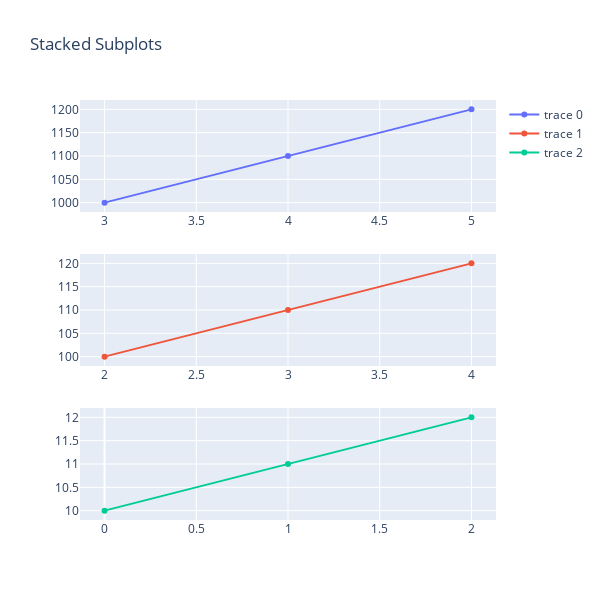

The notebook cell this image was saved under:
### Code cell
from plotly.subplots import make_subplots
import plotly.graph_objects as go

fig = make_subplots(rows=3, cols=1)

fig.add_trace(go.Scatter(
    x=[3, 4, 5],
    y=[1000, 1100, 1200],
), row=1, col=1)

fig.add_trace(go.pie
    x=[2, 3, 4],
    y=[100, 110, 120],
), row=2, col=1)

fig.add_trace(go.Scatter(
    x=[0, 1, 2],
    y=[10, 11, 12]
), row=3, col=1)


fig.update_layout(height=600, width=600, title="Stacked Subplots")
fig.show()

### Figure 1 — Plotly figure (JSON) as saved in the notebook; plotly's stock layout.template omitted (floating-point values rounded to 4 significant figures)
{"data": [{"type": "scatter", "x": [3, 4, 5], "xaxis": "x", "y": [1000, 1100, 1200], "yaxis": "y"}, {"type": "scatter", "x": [2, 3, 4], "xaxis": "x2", "y": [100, 110, 120], "yaxis": "y2"}, {"type": "scatter", "x": [0, 1, 2], "xaxis": "x3", "y": [10, 11, 12], "yaxis": "y3"}], "layout": {"height": 600, "title": {"text": "Stacked Subplots"}, "width": 600, "xaxis": {"anchor": "y", "domain": [0, 1]}, "xaxis2": {"anchor": "y2", "domain": [0, 1]}, "xaxis3": {"anchor": "y3", "domain": [0, 1]}, "yaxis": {"anchor": "x", "domain": [0.7333, 1]}, "yaxis2": {"anchor": "x2", "domain": [0.3667, 0.6333]}, "yaxis3": {"anchor": "x3", "domain": [0, 0.2667]}}}
